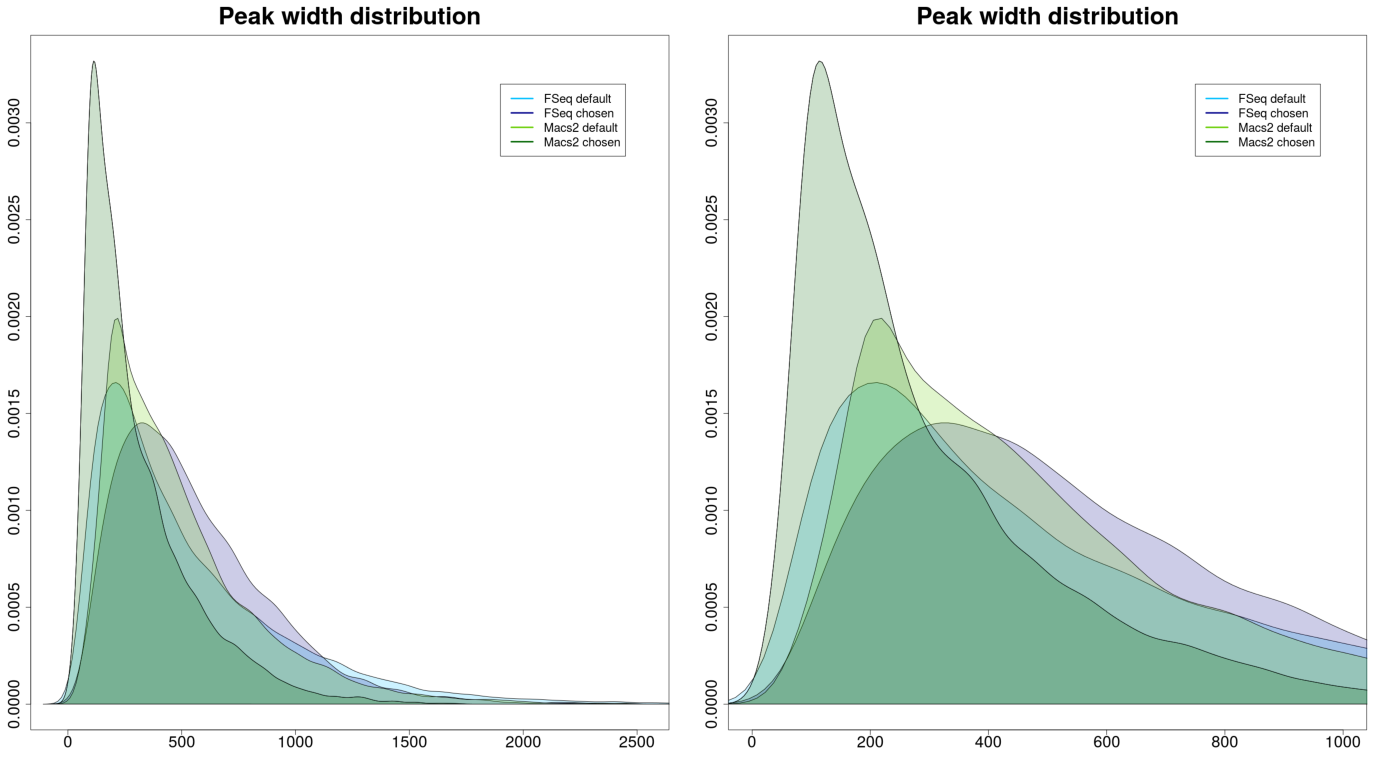

Reproduce this figure in R.
macs_default <- read.table("macs.default.bed", sep='\t', header=FALSE)
macs_chosen <- read.table("macs.chosen.bed", sep='\t', header=FALSE)
fseq_chosen <- read.table("fseq_chosen.bed", sep='\t', header=FALSE)
fseq_fedault <- read.table("fseq_default.bed", sep='\t', header=FALSE)

f_def <- density(as.numeric(fseq_fedault[,3]-fseq_fedault[,2]))
f_cho <- density(as.numeric(fseq_chosen[,3]-fseq_chosen[,2]))
macs_def <- density(as.numeric(macs_default[,3]-macs_default[,2]))
macs_cho <- density(as.numeric(macs_chosen[,3]-macs_chosen[,2]))

plot(macs_cho, main="Peak width distribution", cex.axis=2, cex.lab=2, xlab="", ylab="", cex.main=3)

polygon(f_def, border="black", col=adjustcolor("deepskyblue",alpha.f=0.2))
polygon(f_cho, border="black", col=adjustcolor("darkblue",alpha.f=0.2))
polygon(macs_def, border="black", col=adjustcolor("chartreuse3",alpha.f=0.2))
polygon(macs_cho, border="black", col=adjustcolor("darkgreen",alpha.f=0.2))

legend(1900, 0.0032, c("FSeq default", "FSeq chosen", "Macs2 default", "Macs2 chosen"), lwd=c(3,3), col=c("deepskyblue", "darkblue", "chartreuse3", "darkgreen"), cex=1.5)




plot(macs_cho, main="Peak width distribution", cex.axis=2, cex.lab=2, xlab="", ylab="", cex.main=3, xlim=c(0, 1000))

polygon(f_def, border="black", col=adjustcolor("deepskyblue",alpha.f=0.2))
# abline(v=median(as.numeric(fseq_fedault[,3]-fseq_fedault[,2])), col="deepskyblue", lwd=3)

polygon(f_cho, border="black", col=adjustcolor("darkblue",alpha.f=0.2))
# abline(v=median(as.numeric(fseq_chosen[,3]-fseq_chosen[,2])), col="darkblue", lwd=3)

polygon(macs_def, border="black", col=adjustcolor("chartreuse3",alpha.f=0.2))
# abline(v=median(as.numeric(macs_default[,3]-macs_default[,2])), col="chartreuse3", lwd=3)

polygon(macs_cho, border="black", col=adjustcolor("darkgreen",alpha.f=0.2))
# abline(v=median(as.numeric(macs_chosen[,3]-macs_chosen[,2])), col="darkgreen", lwd=3)

legend(750, 0.0032, c("FSeq default", "FSeq chosen", "Macs2 default", "Macs2 chosen"), lwd=c(3,3),col=c("deepskyblue", "darkblue", "chartreuse3", "darkgreen"), cex=1.5)
